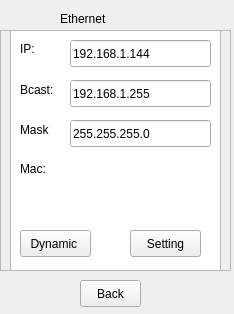
<?xml version="1.0" encoding="UTF-8"?>
<ui version="4.0">
 <class>EthernetSet</class>
 <widget class="QWidget" name="EthernetSet">
  <property name="geometry">
   <rect>
    <x>0</x>
    <y>0</y>
    <width>234</width>
    <height>314</height>
   </rect>
  </property>
  <property name="minimumSize">
   <size>
    <width>234</width>
    <height>314</height>
   </size>
  </property>
  <property name="maximumSize">
   <size>
    <width>234</width>
    <height>314</height>
   </size>
  </property>
  <property name="windowTitle">
   <string>Form</string>
  </property>
  <widget class="QPushButton" name="back">
   <property name="geometry">
    <rect>
     <x>80</x>
     <y>280</y>
     <width>61</width>
     <height>27</height>
    </rect>
   </property>
   <property name="text">
    <string>Back</string>
   </property>
  </widget>
  <widget class="QLabel" name="label_4">
   <property name="geometry">
    <rect>
     <x>60</x>
     <y>10</y>
     <width>67</width>
     <height>17</height>
    </rect>
   </property>
   <property name="text">
    <string>Ethernet</string>
   </property>
  </widget>
  <widget class="QTextBrowser" name="textBrowser">
   <property name="geometry">
    <rect>
     <x>10</x>
     <y>30</y>
     <width>211</width>
     <height>241</height>
    </rect>
   </property>
  </widget>
  <widget class="QFrame" name="frame">
   <property name="geometry">
    <rect>
     <x>0</x>
     <y>30</y>
     <width>231</width>
     <height>241</height>
    </rect>
   </property>
   <property name="frameShape">
    <enum>QFrame::StyledPanel</enum>
   </property>
   <property name="frameShadow">
    <enum>QFrame::Raised</enum>
   </property>
   <widget class="QLabel" name="label_2">
    <property name="geometry">
     <rect>
      <x>20</x>
      <y>50</y>
      <width>41</width>
      <height>20</height>
     </rect>
    </property>
    <property name="text">
     <string>Bcast:</string>
    </property>
   </widget>
   <widget class="QLabel" name="label_3">
    <property name="geometry">
     <rect>
      <x>20</x>
      <y>90</y>
      <width>41</width>
      <height>20</height>
     </rect>
    </property>
    <property name="text">
     <string>Mask</string>
    </property>
   </widget>
   <widget class="QLabel" name="label">
    <property name="geometry">
     <rect>
      <x>20</x>
      <y>10</y>
      <width>21</width>
      <height>17</height>
     </rect>
    </property>
    <property name="text">
     <string>IP:</string>
    </property>
   </widget>
   <widget class="QLabel" name="label_6">
    <property name="geometry">
     <rect>
      <x>20</x>
      <y>130</y>
      <width>91</width>
      <height>17</height>
     </rect>
    </property>
    <property name="text">
     <string>Mac:</string>
    </property>
   </widget>
   <widget class="QLineEdit" name="ip">
    <property name="geometry">
     <rect>
      <x>70</x>
      <y>10</y>
      <width>141</width>
      <height>27</height>
     </rect>
    </property>
    <property name="text">
     <string>192.168.1.144</string>
    </property>
   </widget>
   <widget class="QLabel" name="label_7">
    <property name="geometry">
     <rect>
      <x>70</x>
      <y>150</y>
      <width>151</width>
      <height>21</height>
     </rect>
    </property>
    <property name="text">
     <string/>
    </property>
   </widget>
   <widget class="QLineEdit" name="mack">
    <property name="geometry">
     <rect>
      <x>70</x>
      <y>90</y>
      <width>141</width>
      <height>27</height>
     </rect>
    </property>
    <property name="text">
     <string>255.255.255.0</string>
    </property>
   </widget>
   <widget class="QLineEdit" name="bcast">
    <property name="geometry">
     <rect>
      <x>70</x>
      <y>50</y>
      <width>141</width>
      <height>27</height>
     </rect>
    </property>
    <property name="text">
     <string>192.168.1.255</string>
    </property>
   </widget>
   <widget class="QPushButton" name="OK">
    <property name="geometry">
     <rect>
      <x>130</x>
      <y>200</y>
      <width>71</width>
      <height>27</height>
     </rect>
    </property>
    <property name="text">
     <string>Setting</string>
    </property>
   </widget>
   <widget class="QPushButton" name="pushButton">
    <property name="geometry">
     <rect>
      <x>20</x>
      <y>200</y>
      <width>71</width>
      <height>27</height>
     </rect>
    </property>
    <property name="text">
     <string>Dynamic </string>
    </property>
   </widget>
  </widget>
  <zorder>textBrowser</zorder>
  <zorder>back</zorder>
  <zorder>label_4</zorder>
  <zorder>frame</zorder>
 </widget>
 <resources/>
 <connections/>
</ui>
